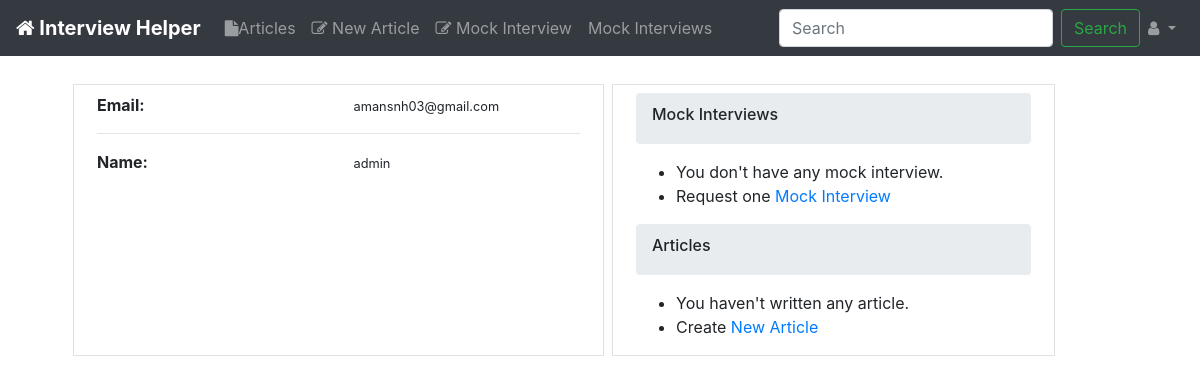
The app's page /accounts/amansnh03@gmail.com/ (signed in), older data.
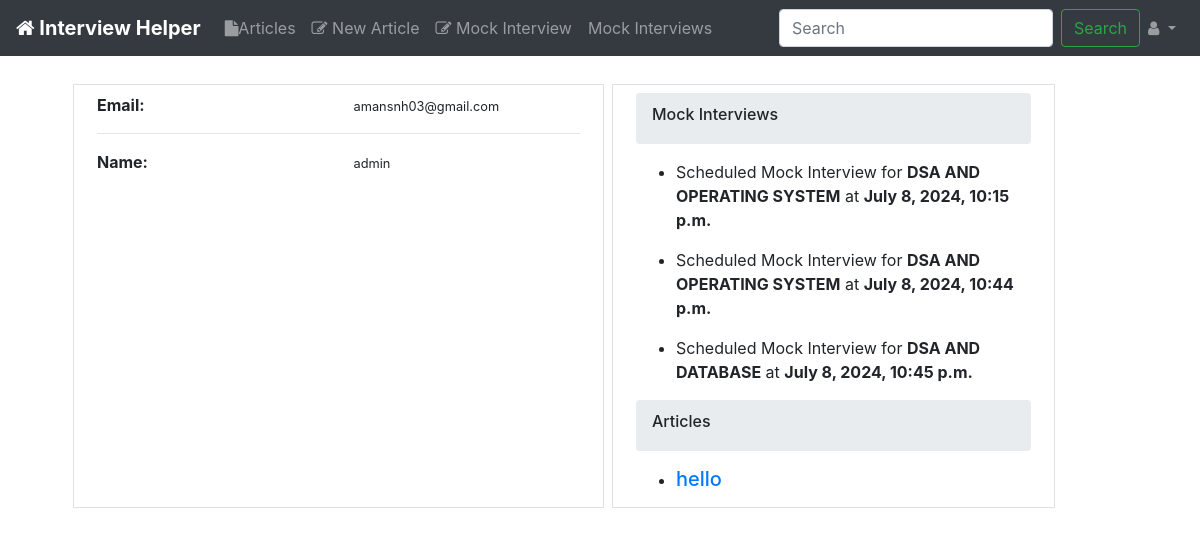
The same page, newer data.
### meetings/models.py (models this page shows)
class Meet(models.Model):
    attendee = models.ForeignKey(CustomUser,on_delete=models.CASCADE,default=None)
    type_of_meet = models.CharField(max_length=10, choices=VAR_CATEGORIES)
    linkedin_profile = models.CharField(max_length=200, default="")
    resume_link = models.CharField(max_length=200, default="")
    accepted = models.BooleanField(default=False)
    addition_time = models.DateTimeField(auto_now_add=True)
    @property
    def type_of_meeting(self):
        return self.get_type_of_meet_display()

### articles/models.py (models this page shows, shortened)
class Article(models.Model):
    title = models.CharField(max_length=100)
    slug = models.SlugField()
    text = models.TextField()
    date = models.DateTimeField(auto_now_add=True)
    author = models.ForeignKey(CustomUser,on_delete=models.CASCADE,default=None)
    def get_absolute_url(self):
        return reverse("articles:details", kwargs={"slug":  self.slug})

### accounts/views.py (the view)
# urls.py: url(r'^(?P<email>[\w.@+-]+)/$', views.profile_views, name = 'profile'),
@login_required(login_url = "accounts:login")
def profile_views(request, email):
    user = CustomUser.objects.get(email=email)
    articles = Article.objects.filter(author=user).order_by('date')
    accepted_meetings = Meet.objects.filter(attendee=user, accepted=True)
    non_accepted_meetings = Meet.objects.filter(attendee=user, accepted=False)
    return render(request, "accounts/profile.html",
            {
                'profile': user,
                'articles': articles,
                'accepted_meetings': accepted_meetings,
                "non_accepted_meetings_count": len(non_accepted_meetings)
            }
    )

### templates/accounts/profile.html (shortened to what this page needs)
{% extends 'base_layout.html' %}
{% load humanize %}
{% block content %}
<div class="row m-4">
  <div class="col-md-6 col-12 border m-1">
    <div class="content  m-2">
        <ul class="list-unstyled">
        <li >
          <div class="row">
            <div class="col-6"><strong>Email:</strong></div>
            <div class="col-6 ">
              <small>{{profile.email}}</small>
            </div>
          </div>
        </li>
        <hr>
        <li>
          <div class="row">
            <div class="col-6"><strong>Name:</strong></div>
            <div class="col-6 ">
              <small>{{profile.name}}</small>
            </div>
          </div>
        </li>
      </ul>
    </div>
  </div>
  <div class="col-md-5 col-12 border m-1">
    <div class="content m-2">
      <div class="breadcrumb">
        <h6>Mock Interviews</h6>
      </div>
      {% if accepted_meetings|length == 0 and non_accepted_meetings_count == 0 %}
      <ul>
        <li>You don't have any mock interview.</li>
        <li>Request one <a href="{% url 'meetings:requestmeet' %}">
            Mock Interview</a></li>
      </ul>
      {% endif %}
      <ul class="">
        {% for meeting in accepted_meetings %}
        <li>
          <p>Scheduled Mock Interview for <b>{{meeting.type_of_meeting}}</b> at <b>{{meeting.addition_time}}</b></p>
        </li>
        {% endfor %}
      </ul>
      <div class="breadcrumb">
        <h6>Articles</h6>
      </div>
      {% if articles|length == 0 %}
      <ul>
        <li>You haven't written any article.</li>
        <li>Create <a href="{% url 'articles:create' %}">
          New Article</a></li>
      </ul>
      {% endif%}
      <ul class="">
        {% for article in articles %}
        <li>
          <a href="{{article.get_absolute_url}}"><h5>{{article.title|truncatechars:50}}</h5></a>
        </li>
        {% endfor %}
      </ul>
    </div>
  </div>
</div>
{% endblock %}

Row changes from the older to the newer data that the page shows:
added Meet: type_of_meeting "DSA AND OPERATING SYSTEM", addition_time "July 8, 2024, 10:15 p.m."
added Meet: type_of_meeting "DSA AND OPERATING SYSTEM", addition_time "July 8, 2024, 10:44 p.m."
added Meet: type_of_meeting "DSA AND DATABASE", addition_time "July 8, 2024, 10:45 p.m."
added Article: title "hello"
Text that changed along with them:
text no longer shown: "You don't have any mock interview. Request one Mock Interview You haven't written any article. Create New Article"
